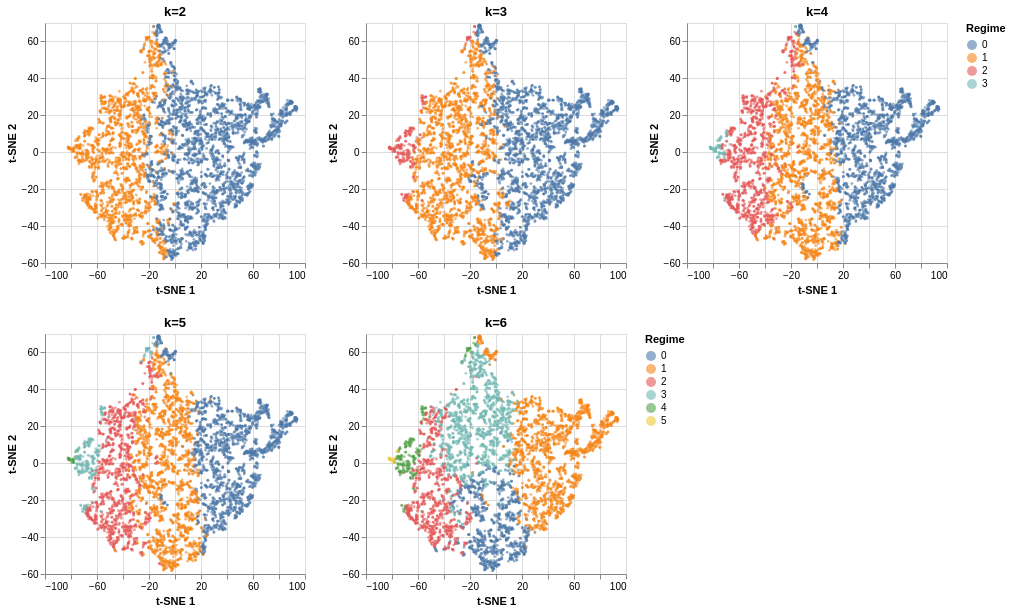

Here is the notebook cell this chart was saved with:
### Code cell
tsne_grid(coords, plot_idx, results)

### Figure 1 — Vega specification as saved in the notebook (floating-point values rounded to 4 significant figures; data arrays with more than 128 entries replaced by an {"elided": "..."} marker saying what was removed)
{"$schema": "https://vega.github.io/schema/vega/v6.json", "data": [{"name": "source_0", "values": {"elided": "5000 records"}}, {"name": "source_1", "values": {"elided": "5000 records"}}, {"name": "source_2", "values": {"elided": "5000 records"}}, {"name": "source_3", "values": {"elided": "5000 records"}}, {"name": "source_4", "values": {"elided": "5000 records"}}, {"name": "source_0_concat_0_color_domain_regime_0", "values": [{"regime": "0"}, {"regime": "1"}]}, {"name": "source_1_concat_0_color_domain_regime_1", "values": [{"regime": "1"}, {"regime": "0"}, {"regime": "2"}]}, {"name": "source_2_concat_0_color_domain_regime_2", "values": [{"regime": "1"}, {"regime": "0"}, {"regime": "2"}, {"regime": "3"}]}, {"name": "source_0_concat_0_concat_0_x_domain_tsne_1", "values": [{"min": -82.27, "max": 93.77}]}, {"name": "source_0_concat_0_concat_0_y_domain_tsne_2", "values": [{"min": -58.15, "max": 68.93}]}, {"name": "source_1_concat_0_concat_1_x_domain_tsne_1", "values": [{"min": -82.27, "max": 93.77}]}, {"name": "source_1_concat_0_concat_1_y_domain_tsne_2", "values": [{"min": -58.15, "max": 68.93}]}, {"name": "source_2_concat_0_concat_2_x_domain_tsne_1", "values": [{"min": -82.27, "max": 93.77}]}, {"name": "source_2_concat_0_concat_2_y_domain_tsne_2", "values": [{"min": -58.15, "max": 68.93}]}, {"name": "source_3_concat_1_color_domain_regime_0", "values": [{"regime": "1"}, {"regime": "0"}, {"regime": "2"}, {"regime": "3"}, {"regime": "4"}]}, {"name": "source_4_concat_1_color_domain_regime_1", "values": [{"regime": "0"}, {"regime": "1"}, {"regime": "3"}, {"regime": "2"}, {"regime": "4"}, {"regime": "5"}]}, {"name": "source_3_concat_1_concat_0_x_domain_tsne_1", "values": [{"min": -82.27, "max": 93.77}]}, {"name": "source_3_concat_1_concat_0_y_domain_tsne_2", "values": [{"min": -58.15, "max": 68.93}]}, {"name": "source_4_concat_1_concat_1_x_domain_tsne_1", "values": [{"min": -82.27, "max": 93.77}]}, {"name": "source_4_concat_1_concat_1_y_domain_tsne_2", "values": [{"min": -58.15, "max": 68.93}]}], "signals": [{"name": "childHeight", "value": 240}, {"name": "concat_0_childWidth", "value": 260}, {"name": "concat_1_childWidth", "value": 260}], "marks": [{"type": "group", "name": "concat_0_group", "marks": [{"type": "group", "name": "concat_0_concat_0_group", "encode": {"update": {"height": {"signal": "childHeight"}, "width": {"signal": "concat_0_childWidth"}}}, "marks": [{"type": "symbol", "name": "concat_0_concat_0_marks", "from": {"data": "source_0"}, "encode": {"update": {"x": {"field": "tsne_1", "scale": "concat_0_concat_0_x"}, "fill": {"field": "regime", "scale": "concat_0_color"}, "y": {"field": "tsne_2", "scale": "concat_0_concat_0_y"}, "size": {"value": 8}, "opacity": {"value": 0.6}, "shape": {"value": "circle"}}}, "style": ["circle"]}], "axes": [{"scale": "concat_0_concat_0_x", "tickCount": {"signal": "ceil(concat_0_childWidth/40)"}, "ticks": false, "minExtent": 0, "aria": false, "grid": true, "maxExtent": 0, "domain": false, "orient": "bottom", "gridScale": "concat_0_concat_0_y", "labels": false, "zindex": 0}, {"scale": "concat_0_concat_0_y", "domain": false, "tickCount": {"signal": "ceil(childHeight/40)"}, "orient": "left", "minExtent": 0, "zindex": 0, "grid": true, "maxExtent": 0, "labels": false, "aria": false, "gridScale": "concat_0_concat_0_x", "ticks": false}, {"scale": "concat_0_concat_0_x", "labelOverlap": true, "tickCount": {"signal": "ceil(concat_0_childWidth/40)"}, "zindex": 0, "title": "t-SNE 1", "grid": false, "orient": "bottom", "labelFlush": true}, {"scale": "concat_0_concat_0_y", "orient": "left", "tickCount": {"signal": "ceil(childHeight/40)"}, "zindex": 0, "labelOverlap": true, "grid": false, "title": "t-SNE 2"}], "title": {"text": "k=2", "frame": "group"}, "style": "cell"}, {"type": "group", "name": "concat_0_concat_1_group", "encode": {"update": {"height": {"signal": "childHeight"}, "width": {"signal": "concat_0_childWidth"}}}, "marks": [{"type": "symbol", "name": "concat_0_concat_1_marks", "from": {"data": "source_1"}, "encode": {"update": {"opacity": {"value": 0.6}, "size": {"value": 8}, "y": {"field": "tsne_2", "scale": "concat_0_concat_1_y"}, "fill": {"field": "regime", "scale": "concat_0_color"}, "shape": {"value": "circle"}, "x": {"field": "tsne_1", "scale": "concat_0_concat_1_x"}}}, "style": ["circle"]}], "axes": [{"scale": "concat_0_concat_1_x", "tickCount": {"signal": "ceil(concat_0_childWidth/40)"}, "grid": true, "labels": false, "maxExtent": 0, "domain": false, "orient": "bottom", "gridScale": "concat_0_concat_1_y", "ticks": false, "aria": false, "minExtent": 0, "zindex": 0}, {"scale": "concat_0_concat_1_y", "domain": false, "maxExtent": 0, "minExtent": 0, "grid": true, "ticks": false, "aria": false, "gridScale": "concat_0_concat_1_x", "orient": "left", "zindex": 0, "labels": false, "tickCount": {"signal": "ceil(childHeight/40)"}}, {"scale": "concat_0_concat_1_x", "labelOverlap": true, "zindex": 0, "title": "t-SNE 1", "orient": "bottom", "labelFlush": true, "tickCount": {"signal": "ceil(concat_0_childWidth/40)"}, "grid": false}, {"scale": "concat_0_concat_1_y", "orient": "left", "title": "t-SNE 2", "grid": false, "labelOverlap": true, "tickCount": {"signal": "ceil(childHeight/40)"}, "zindex": 0}], "title": {"text": "k=3", "frame": "group"}, "style": "cell"}, {"type": "group", "name": "concat_0_concat_2_group", "encode": {"update": {"height": {"signal": "childHeight"}, "width": {"signal": "concat_0_childWidth"}}}, "marks": [{"type": "symbol", "name": "concat_0_concat_2_marks", "from": {"data": "source_2"}, "encode": {"update": {"x": {"field": "tsne_1", "scale": "concat_0_concat_2_x"}, "y": {"field": "tsne_2", "scale": "concat_0_concat_2_y"}, "size": {"value": 8}, "shape": {"value": "circle"}, "opacity": {"value": 0.6}, "fill": {"field": "regime", "scale": "concat_0_color"}}}, "style": ["circle"]}], "axes": [{"scale": "concat_0_concat_2_x", "labels": false, "ticks": false, "aria": false, "orient": "bottom", "minExtent": 0, "gridScale": "concat_0_concat_2_y", "grid": true, "tickCount": {"signal": "ceil(concat_0_childWidth/40)"}, "domain": false, "zindex": 0, "maxExtent": 0}, {"scale": "concat_0_concat_2_y", "orient": "left", "maxExtent": 0, "aria": false, "domain": false, "gridScale": "concat_0_concat_2_x", "labels": false, "grid": true, "ticks": false, "tickCount": {"signal": "ceil(childHeight/40)"}, "zindex": 0, "minExtent": 0}, {"scale": "concat_0_concat_2_x", "labelOverlap": true, "title": "t-SNE 1", "grid": false, "tickCount": {"signal": "ceil(concat_0_childWidth/40)"}, "zindex": 0, "orient": "bottom", "labelFlush": true}, {"scale": "concat_0_concat_2_y", "tickCount": {"signal": "ceil(childHeight/40)"}, "orient": "left", "labelOverlap": true, "zindex": 0, "grid": false, "title": "t-SNE 2"}], "title": {"text": "k=4", "frame": "group"}, "style": "cell"}], "legends": [{"title": "Regime", "fill": "concat_0_color", "symbolType": "circle", "encode": {"symbols": {"update": {"opacity": {"value": 0.6}}}}}], "layout": {"padding": 20, "bounds": "full", "align": "each"}}, {"type": "group", "name": "concat_1_group", "marks": [{"type": "group", "name": "concat_1_concat_0_group", "encode": {"update": {"width": {"signal": "concat_1_childWidth"}, "height": {"signal": "childHeight"}}}, "marks": [{"type": "symbol", "name": "concat_1_concat_0_marks", "from": {"data": "source_3"}, "encode": {"update": {"y": {"field": "tsne_2", "scale": "concat_1_concat_0_y"}, "shape": {"value": "circle"}, "size": {"value": 8}, "fill": {"field": "regime", "scale": "concat_1_color"}, "x": {"field": "tsne_1", "scale": "concat_1_concat_0_x"}, "opacity": {"value": 0.6}}}, "style": ["circle"]}], "axes": [{"scale": "concat_1_concat_0_x", "gridScale": "concat_1_concat_0_y", "labels": false, "tickCount": {"signal": "ceil(concat_1_childWidth/40)"}, "grid": true, "maxExtent": 0, "minExtent": 0, "ticks": false, "zindex": 0, "domain": false, "orient": "bottom", "aria": false}, {"scale": "concat_1_concat_0_y", "gridScale": "concat_1_concat_0_x", "zindex": 0, "tickCount": {"signal": "ceil(childHeight/40)"}, "labels": false, "aria": false, "maxExtent": 0, "minExtent": 0, "orient": "left", "domain": false, "grid": true, "ticks": false}, {"scale": "concat_1_concat_0_x", "orient": "bottom", "grid": false, "labelOverlap": true, "zindex": 0, "title": "t-SNE 1", "labelFlush": true, "tickCount": {"signal": "ceil(concat_1_childWidth/40)"}}, {"scale": "concat_1_concat_0_y", "labelOverlap": true, "grid": false, "zindex": 0, "title": "t-SNE 2", "tickCount": {"signal": "ceil(childHeight/40)"}, "orient": "left"}], "title": {"text": "k=5", "frame": "group"}, "style": "cell"}, {"type": "group", "name": "concat_1_concat_1_group", "encode": {"update": {"width": {"signal": "concat_1_childWidth"}, "height": {"signal": "childHeight"}}}, "marks": [{"type": "symbol", "name": "concat_1_concat_1_marks", "from": {"data": "source_4"}, "encode": {"update": {"fill": {"field": "regime", "scale": "concat_1_color"}, "opacity": {"value": 0.6}, "x": {"field": "tsne_1", "scale": "concat_1_concat_1_x"}, "shape": {"value": "circle"}, "size": {"value": 8}, "y": {"field": "tsne_2", "scale": "concat_1_concat_1_y"}}}, "style": ["circle"]}], "axes": [{"scale": "concat_1_concat_1_x", "labels": false, "aria": false, "maxExtent": 0, "zindex": 0, "gridScale": "concat_1_concat_1_y", "grid": true, "orient": "bottom", "domain": false, "tickCount": {"signal": "ceil(concat_1_childWidth/40)"}, "minExtent": 0, "ticks": false}, {"scale": "concat_1_concat_1_y", "minExtent": 0, "domain": false, "zindex": 0, "labels": false, "orient": "left", "gridScale": "concat_1_concat_1_x", "aria": false, "grid": true, "maxExtent": 0, "ticks": false, "tickCount": {"signal": "ceil(childHeight/40)"}}, {"scale": "concat_1_concat_1_x", "grid": false, "orient": "bottom", "labelFlush": true, "tickCount": {"signal": "ceil(concat_1_childWidth/40)"}, "zindex": 0, "labelOverlap": true, "title": "t-SNE 1"}, {"scale": "concat_1_concat_1_y", "grid": false, "labelOverlap": true, "tickCount": {"signal": "ceil(childHeight/40)"}, "zindex": 0, "orient": "left", "title": "t-SNE 2"}], "title": {"text": "k=6", "frame": "group"}, "style": "cell"}], "layout": {"padding": 20, "bounds": "full", "align": "each"}, "legends": [{"title": "Regime", "fill": "concat_1_color", "symbolType": "circle", "encode": {"symbols": {"update": {"opacity": {"value": 0.6}}}}}]}], "scales": [{"name": "concat_0_color", "type": "ordinal", "domain": {"fields": [{"data": "source_0_concat_0_color_domain_regime_0", "field": "regime"}, {"data": "source_1_concat_0_color_domain_regime_1", "field": "regime"}, {"data": "source_2_concat_0_color_domain_regime_2", "field": "regime"}], "sort": true}, "range": "category"}, {"name": "concat_0_concat_0_x", "type": "linear", "domain": [{"signal": "(data(\"source_0_concat_0_concat_0_x_domain_tsne_1\")[0] || {}).min"}, {"signal": "(data(\"source_0_concat_0_concat_0_x_domain_tsne_1\")[0] || {}).max"}], "range": [0, {"signal": "concat_0_childWidth"}], "zero": true, "nice": true}, {"name": "concat_0_concat_0_y", "type": "linear", "domain": [{"signal": "(data(\"source_0_concat_0_concat_0_y_domain_tsne_2\")[0] || {}).min"}, {"signal": "(data(\"source_0_concat_0_concat_0_y_domain_tsne_2\")[0] || {}).max"}], "range": [{"signal": "childHeight"}, 0], "nice": true, "zero": true}, {"name": "concat_0_concat_1_x", "type": "linear", "domain": [{"signal": "(data(\"source_1_concat_0_concat_1_x_domain_tsne_1\")[0] || {}).min"}, {"signal": "(data(\"source_1_concat_0_concat_1_x_domain_tsne_1\")[0] || {}).max"}], "range": [0, {"signal": "concat_0_childWidth"}], "zero": true, "nice": true}, {"name": "concat_0_concat_1_y", "type": "linear", "domain": [{"signal": "(data(\"source_1_concat_0_concat_1_y_domain_tsne_2\")[0] || {}).min"}, {"signal": "(data(\"source_1_concat_0_concat_1_y_domain_tsne_2\")[0] || {}).max"}], "range": [{"signal": "childHeight"}, 0], "nice": true, "zero": true}, {"name": "concat_0_concat_2_x", "type": "linear", "domain": [{"signal": "(data(\"source_2_concat_0_concat_2_x_domain_tsne_1\")[0] || {}).min"}, {"signal": "(data(\"source_2_concat_0_concat_2_x_domain_tsne_1\")[0] || {}).max"}], "range": [0, {"signal": "concat_0_childWidth"}], "nice": true, "zero": true}, {"name": "concat_0_concat_2_y", "type": "linear", "domain": [{"signal": "(data(\"source_2_concat_0_concat_2_y_domain_tsne_2\")[0] || {}).min"}, {"signal": "(data(\"source_2_concat_0_concat_2_y_domain_tsne_2\")[0] || {}).max"}], "range": [{"signal": "childHeight"}, 0], "zero": true, "nice": true}, {"name": "concat_1_color", "type": "ordinal", "domain": {"fields": [{"data": "source_3_concat_1_color_domain_regime_0", "field": "regime"}, {"data": "source_4_concat_1_color_domain_regime_1", "field": "regime"}], "sort": true}, "range": "category"}, {"name": "concat_1_concat_0_x", "type": "linear", "domain": [{"signal": "(data(\"source_3_concat_1_concat_0_x_domain_tsne_1\")[0] || {}).min"}, {"signal": "(data(\"source_3_concat_1_concat_0_x_domain_tsne_1\")[0] || {}).max"}], "range": [0, {"signal": "concat_1_childWidth"}], "nice": true, "zero": true}, {"name": "concat_1_concat_0_y", "type": "linear", "domain": [{"signal": "(data(\"source_3_concat_1_concat_0_y_domain_tsne_2\")[0] || {}).min"}, {"signal": "(data(\"source_3_concat_1_concat_0_y_domain_tsne_2\")[0] || {}).max"}], "range": [{"signal": "childHeight"}, 0], "zero": true, "nice": true}, {"name": "concat_1_concat_1_x", "type": "linear", "domain": [{"signal": "(data(\"source_4_concat_1_concat_1_x_domain_tsne_1\")[0] || {}).min"}, {"signal": "(data(\"source_4_concat_1_concat_1_x_domain_tsne_1\")[0] || {}).max"}], "range": [0, {"signal": "concat_1_childWidth"}], "zero": true, "nice": true}, {"name": "concat_1_concat_1_y", "type": "linear", "domain": [{"signal": "(data(\"source_4_concat_1_concat_1_y_domain_tsne_2\")[0] || {}).min"}, {"signal": "(data(\"source_4_concat_1_concat_1_y_domain_tsne_2\")[0] || {}).max"}], "range": [{"signal": "childHeight"}, 0], "nice": true, "zero": true}], "padding": 5, "layout": {"padding": 20, "columns": 1, "bounds": "full", "align": "each"}, "background": "white"}
